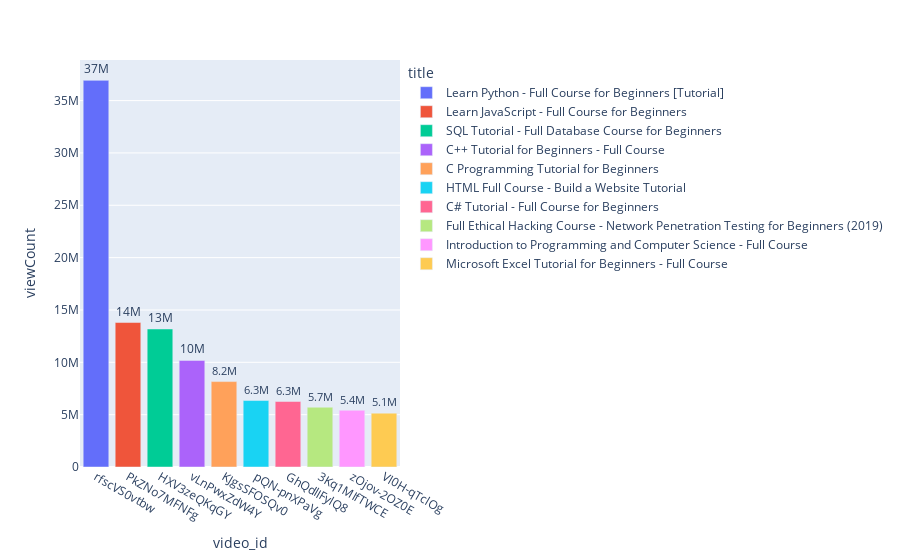

Source (notebook cell):
### Code cell
# top 10 most viewed videos
#top10 = video_df.groupby('title').agg({'viewCount':['max']}).reset_index()
top10 = video_df[['title','video_id','viewCount']]
top10 = top10.sort_values(by='viewCount',ascending=False).head(10)
fig = px.bar(top10, x='video_id',y='viewCount', color='title', text_auto='.2s')
fig.update_traces(textposition="outside")
fig.show()

### Figure 1 — Plotly figure (JSON) as saved in the notebook; plotly's stock layout.template omitted (floating-point values rounded to 4 significant figures)
{"data": [{"alignmentgroup": "True", "hovertemplate": "title=Learn Python - Full Course for Beginners [Tutorial]<br>video_id=%{x}<br>viewCount=%{y}<extra></extra>", "legendgroup": "Learn Python - Full Course for Beginners [Tutorial]", "marker": {"color": "#636efa", "pattern": {"shape": ""}}, "name": "Learn Python - Full Course for Beginners [Tutorial]", "offsetgroup": "Learn Python - Full Course for Beginners [Tutorial]", "orientation": "v", "showlegend": true, "textposition": "outside", "texttemplate": "%{y:.2s}", "type": "bar", "x": ["rfscVS0vtbw"], "xaxis": "x", "y": [36933390], "yaxis": "y"}, {"alignmentgroup": "True", "hovertemplate": "title=Learn JavaScript - Full Course for Beginners<br>video_id=%{x}<br>viewCount=%{y}<extra></extra>", "legendgroup": "Learn JavaScript - Full Course for Beginners", "marker": {"color": "#EF553B", "pattern": {"shape": ""}}, "name": "Learn JavaScript - Full Course for Beginners", "offsetgroup": "Learn JavaScript - Full Course for Beginners", "orientation": "v", "showlegend": true, "textposition": "outside", "texttemplate": "%{y:.2s}", "type": "bar", "x": ["PkZNo7MFNFg"], "xaxis": "x", "y": [13800318], "yaxis": "y"}, {"alignmentgroup": "True", "hovertemplate": "title=SQL Tutorial - Full Database Course for Beginners<br>video_id=%{x}<br>viewCount=%{y}<extra></extra>", "legendgroup": "SQL Tutorial - Full Database Course for Beginners", "marker": {"color": "#00cc96", "pattern": {"shape": ""}}, "name": "SQL Tutorial - Full Database Course for Beginners", "offsetgroup": "SQL Tutorial - Full Database Course for Beginners", "orientation": "v", "showlegend": true, "textposition": "outside", "texttemplate": "%{y:.2s}", "type": "bar", "x": ["HXV3zeQKqGY"], "xaxis": "x", "y": [13182574], "yaxis": "y"}, {"alignmentgroup": "True", "hovertemplate": "title=C++ Tutorial for Beginners - Full Course<br>video_id=%{x}<br>viewCount=%{y}<extra></extra>", "legendgroup": "C++ Tutorial for Beginners - Full Course", "marker": {"color": "#ab63fa", "pattern": {"shape": ""}}, "name": "C++ Tutorial for Beginners - Full Course", "offsetgroup": "C++ Tutorial for Beginners - Full Course", "orientation": "v", "showlegend": true, "textposition": "outside", "texttemplate": "%{y:.2s}", "type": "bar", "x": ["vLnPwxZdW4Y"], "xaxis": "x", "y": [10182797], "yaxis": "y"}, {"alignmentgroup": "True", "hovertemplate": "title=C Programming Tutorial for Beginners<br>video_id=%{x}<br>viewCount=%{y}<extra></extra>", "legendgroup": "C Programming Tutorial for Beginners", "marker": {"color": "#FFA15A", "pattern": {"shape": ""}}, "name": "C Programming Tutorial for Beginners", "offsetgroup": "C Programming Tutorial for Beginners", "orientation": "v", "showlegend": true, "textposition": "outside", "texttemplate": "%{y:.2s}", "type": "bar", "x": ["KJgsSFOSQv0"], "xaxis": "x", "y": [8159119], "yaxis": "y"}, {"alignmentgroup": "True", "hovertemplate": "title=HTML Full Course - Build a Website Tutorial<br>video_id=%{x}<br>viewCount=%{y}<extra></extra>", "legendgroup": "HTML Full Course - Build a Website Tutorial", "marker": {"color": "#19d3f3", "pattern": {"shape": ""}}, "name": "HTML Full Course - Build a Website Tutorial", "offsetgroup": "HTML Full Course - Build a Website Tutorial", "orientation": "v", "showlegend": true, "textposition": "outside", "texttemplate": "%{y:.2s}", "type": "bar", "x": ["pQN-pnXPaVg"], "xaxis": "x", "y": [6348906], "yaxis": "y"}, {"alignmentgroup": "True", "hovertemplate": "title=C# Tutorial - Full Course for Beginners<br>video_id=%{x}<br>viewCount=%{y}<extra></extra>", "legendgroup": "C# Tutorial - Full Course for Beginners", "marker": {"color": "#FF6692", "pattern": {"shape": ""}}, "name": "C# Tutorial - Full Course for Beginners", "offsetgroup": "C# Tutorial - Full Course for Beginners", "orientation": "v", "showlegend": true, "textposition": "outside", "texttemplate": "%{y:.2s}", "type": "bar", "x": ["GhQdlIFylQ8"], "xaxis": "x", "y": [6257480], "yaxis": "y"}, {"alignmentgroup": "True", "hovertemplate": "title=Full Ethical Hacking Course - Network Penetration Testing for Beginners (2019)<br>video_id=%{x}<br>viewCount=%{y}<extra></extra>", "legendgroup": "Full Ethical Hacking Course - Network Penetration Testing for Beginners (2019)", "marker": {"color": "#B6E880", "pattern": {"shape": ""}}, "name": "Full Ethical Hacking Course - Network Penetration Testing for Beginners (2019)", "offsetgroup": "Full Ethical Hacking Course - Network Penetration Testing for Beginners (2019)", "orientation": "v", "showlegend": true, "textposition": "outside", "texttemplate": "%{y:.2s}", "type": "bar", "x": ["3Kq1MIfTWCE"], "xaxis": "x", "y": [5711517], "yaxis": "y"}, {"alignmentgroup": "True", "hovertemplate": "title=Introduction to Programming and Computer Science - Full Course<br>video_id=%{x}<br>viewCount=%{y}<extra></extra>", "legendgroup": "Introduction to Programming and Computer Science - Full Course", "marker": {"color": "#FF97FF", "pattern": {"shape": ""}}, "name": "Introduction to Programming and Computer Science - Full Course", "offsetgroup": "Introduction to Programming and Computer Science - Full Course", "orientation": "v", "showlegend": true, "textposition": "outside", "texttemplate": "%{y:.2s}", "type": "bar", "x": ["zOjov-2OZ0E"], "xaxis": "x", "y": [5418154], "yaxis": "y"}, {"alignmentgroup": "True", "hovertemplate": "title=Microsoft Excel Tutorial for Beginners - Full Course<br>video_id=%{x}<br>viewCount=%{y}<extra></extra>", "legendgroup": "Microsoft Excel Tutorial for Beginners - Full Course", "marker": {"color": "#FECB52", "pattern": {"shape": ""}}, "name": "Microsoft Excel Tutorial for Beginners - Full Course", "offsetgroup": "Microsoft Excel Tutorial for Beginners - Full Course", "orientation": "v", "showlegend": true, "textposition": "outside", "texttemplate": "%{y:.2s}", "type": "bar", "x": ["Vl0H-qTclOg"], "xaxis": "x", "y": [5145629], "yaxis": "y"}], "layout": {"barmode": "relative", "legend": {"title": {"text": "title"}, "tracegroupgap": 0}, "margin": {"t": 60}, "xaxis": {"anchor": "y", "domain": [0, 1], "title": {"text": "video_id"}}, "yaxis": {"anchor": "x", "domain": [0, 1], "title": {"text": "viewCount"}}}}
